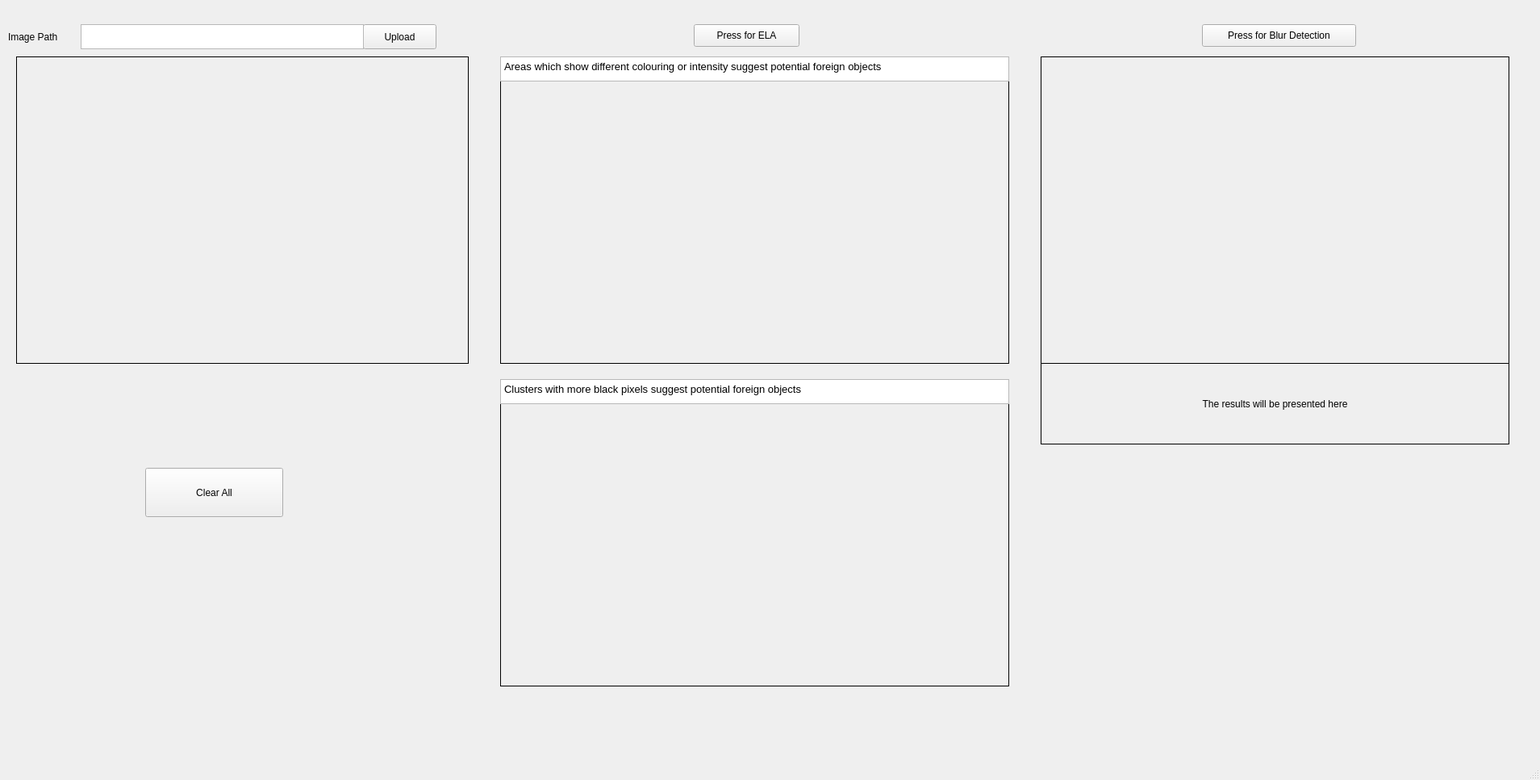
<?xml version="1.0" encoding="UTF-8"?>
<ui version="4.0">
 <class>MainWindow</class>
 <widget class="QMainWindow" name="MainWindow">
  <property name="geometry">
   <rect>
    <x>0</x>
    <y>0</y>
    <width>1909</width>
    <height>967</height>
   </rect>
  </property>
  <property name="windowTitle">
   <string>Seamless Cloning Detection</string>
  </property>
  <widget class="QWidget" name="centralwidget">
   <widget class="QPushButton" name="upload_button">
    <property name="geometry">
     <rect>
      <x>450</x>
      <y>30</y>
      <width>91</width>
      <height>31</height>
     </rect>
    </property>
    <property name="text">
     <string>Upload</string>
    </property>
   </widget>
   <widget class="QTextEdit" name="image_path">
    <property name="geometry">
     <rect>
      <x>100</x>
      <y>30</y>
      <width>351</width>
      <height>31</height>
     </rect>
    </property>
   </widget>
   <widget class="QLabel" name="image_path_label">
    <property name="geometry">
     <rect>
      <x>10</x>
      <y>30</y>
      <width>91</width>
      <height>31</height>
     </rect>
    </property>
    <property name="text">
     <string>Image Path</string>
    </property>
   </widget>
   <widget class="QLabel" name="image_label">
    <property name="geometry">
     <rect>
      <x>20</x>
      <y>70</y>
      <width>561</width>
      <height>381</height>
     </rect>
    </property>
    <property name="frameShape">
     <enum>QFrame::Box</enum>
    </property>
    <property name="text">
     <string/>
    </property>
    <property name="scaledContents">
     <bool>true</bool>
    </property>
   </widget>
   <widget class="QLabel" name="ela_image">
    <property name="geometry">
     <rect>
      <x>620</x>
      <y>100</y>
      <width>631</width>
      <height>351</height>
     </rect>
    </property>
    <property name="frameShape">
     <enum>QFrame::Box</enum>
    </property>
    <property name="text">
     <string/>
    </property>
    <property name="scaledContents">
     <bool>true</bool>
    </property>
    <property name="alignment">
     <set>Qt::AlignCenter</set>
    </property>
   </widget>
   <widget class="QPushButton" name="ela_button">
    <property name="geometry">
     <rect>
      <x>860</x>
      <y>30</y>
      <width>131</width>
      <height>28</height>
     </rect>
    </property>
    <property name="text">
     <string>Press for ELA</string>
    </property>
   </widget>
   <widget class="QPushButton" name="bd_button">
    <property name="geometry">
     <rect>
      <x>1490</x>
      <y>30</y>
      <width>191</width>
      <height>28</height>
     </rect>
    </property>
    <property name="text">
     <string>Press for Blur Detection</string>
    </property>
   </widget>
   <widget class="QLabel" name="bd_image">
    <property name="geometry">
     <rect>
      <x>1290</x>
      <y>70</y>
      <width>581</width>
      <height>381</height>
     </rect>
    </property>
    <property name="frameShape">
     <enum>QFrame::Box</enum>
    </property>
    <property name="text">
     <string/>
    </property>
    <property name="scaledContents">
     <bool>true</bool>
    </property>
    <property name="alignment">
     <set>Qt::AlignCenter</set>
    </property>
   </widget>
   <widget class="QLabel" name="bd_results">
    <property name="geometry">
     <rect>
      <x>1290</x>
      <y>450</y>
      <width>581</width>
      <height>101</height>
     </rect>
    </property>
    <property name="layoutDirection">
     <enum>Qt::LeftToRight</enum>
    </property>
    <property name="frameShape">
     <enum>QFrame::Box</enum>
    </property>
    <property name="text">
     <string>The results will be presented here</string>
    </property>
    <property name="textFormat">
     <enum>Qt::PlainText</enum>
    </property>
    <property name="scaledContents">
     <bool>true</bool>
    </property>
    <property name="alignment">
     <set>Qt::AlignCenter</set>
    </property>
   </widget>
   <widget class="QLabel" name="ela_image_2">
    <property name="geometry">
     <rect>
      <x>620</x>
      <y>500</y>
      <width>631</width>
      <height>351</height>
     </rect>
    </property>
    <property name="frameShape">
     <enum>QFrame::Box</enum>
    </property>
    <property name="text">
     <string/>
    </property>
    <property name="scaledContents">
     <bool>true</bool>
    </property>
    <property name="alignment">
     <set>Qt::AlignCenter</set>
    </property>
   </widget>
   <widget class="QPushButton" name="clear_all">
    <property name="geometry">
     <rect>
      <x>180</x>
      <y>580</y>
      <width>171</width>
      <height>61</height>
     </rect>
    </property>
    <property name="text">
     <string>Clear All</string>
    </property>
   </widget>
   <widget class="QTextEdit" name="ela_text_1">
    <property name="geometry">
     <rect>
      <x>620</x>
      <y>70</y>
      <width>631</width>
      <height>31</height>
     </rect>
    </property>
    <property name="html">
     <string>&lt;!DOCTYPE HTML PUBLIC &quot;-//W3C//DTD HTML 4.0//EN&quot; &quot;http://www.w3.org/TR/REC-html40/strict.dtd&quot;&gt;
&lt;html&gt;&lt;head&gt;&lt;meta name=&quot;qrichtext&quot; content=&quot;1&quot; /&gt;&lt;style type=&quot;text/css&quot;&gt;
p, li { white-space: pre-wrap; }
&lt;/style&gt;&lt;/head&gt;&lt;body style=&quot; font-family:'MS Shell Dlg 2'; font-size:9.6pt; font-weight:400; font-style:normal;&quot;&gt;
&lt;p align=&quot;justify&quot; style=&quot; margin-top:0px; margin-bottom:0px; margin-left:0px; margin-right:0px; -qt-block-indent:0; text-indent:0px;&quot;&gt;&lt;span style=&quot; font-size:10pt;&quot;&gt;Areas which show different colouring or intensity suggest potential foreign objects&lt;/span&gt;&lt;/p&gt;&lt;/body&gt;&lt;/html&gt;</string>
    </property>
   </widget>
   <widget class="QTextEdit" name="ela_text_2">
    <property name="geometry">
     <rect>
      <x>620</x>
      <y>470</y>
      <width>631</width>
      <height>31</height>
     </rect>
    </property>
    <property name="html">
     <string>&lt;!DOCTYPE HTML PUBLIC &quot;-//W3C//DTD HTML 4.0//EN&quot; &quot;http://www.w3.org/TR/REC-html40/strict.dtd&quot;&gt;
&lt;html&gt;&lt;head&gt;&lt;meta name=&quot;qrichtext&quot; content=&quot;1&quot; /&gt;&lt;style type=&quot;text/css&quot;&gt;
p, li { white-space: pre-wrap; }
&lt;/style&gt;&lt;/head&gt;&lt;body style=&quot; font-family:'MS Shell Dlg 2'; font-size:9.6pt; font-weight:400; font-style:normal;&quot;&gt;
&lt;p align=&quot;justify&quot; style=&quot; margin-top:0px; margin-bottom:0px; margin-left:0px; margin-right:0px; -qt-block-indent:0; text-indent:0px;&quot;&gt;&lt;span style=&quot; font-size:10pt;&quot;&gt;Clusters with more black pixels suggest potential foreign objects&lt;/span&gt;&lt;/p&gt;&lt;/body&gt;&lt;/html&gt;</string>
    </property>
   </widget>
  </widget>
  <widget class="QMenuBar" name="menubar">
   <property name="geometry">
    <rect>
     <x>0</x>
     <y>0</y>
     <width>1909</width>
     <height>26</height>
    </rect>
   </property>
  </widget>
  <widget class="QStatusBar" name="statusbar"/>
 </widget>
 <resources/>
 <connections/>
</ui>
